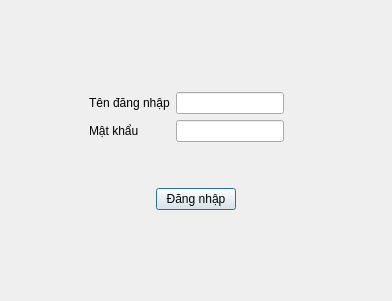
<?xml version="1.0" encoding="UTF-8"?>
<ui version="4.0">
 <class>dangnhap</class>
 <widget class="QDialog" name="dangnhap">
  <property name="geometry">
   <rect>
    <x>0</x>
    <y>0</y>
    <width>392</width>
    <height>301</height>
   </rect>
  </property>
  <property name="windowTitle">
   <string>Đăng nhập</string>
  </property>
  <layout class="QHBoxLayout" name="horizontalLayout_3">
   <item>
    <layout class="QHBoxLayout" name="horizontalLayout_2">
     <item>
      <spacer name="horizontalSpacer">
       <property name="orientation">
        <enum>Qt::Horizontal</enum>
       </property>
       <property name="sizeHint" stdset="0">
        <size>
         <width>40</width>
         <height>218</height>
        </size>
       </property>
      </spacer>
     </item>
     <item>
      <layout class="QVBoxLayout" name="verticalLayout">
       <item>
        <spacer name="verticalSpacer">
         <property name="orientation">
          <enum>Qt::Vertical</enum>
         </property>
         <property name="sizeHint" stdset="0">
          <size>
           <width>338</width>
           <height>40</height>
          </size>
         </property>
        </spacer>
       </item>
       <item>
        <layout class="QVBoxLayout" name="verticalLayout_9">
         <item>
          <layout class="QHBoxLayout" name="horizontalLayout_9">
           <item>
            <layout class="QHBoxLayout" name="horizontalLayout_10">
             <item>
              <spacer name="horizontalSpacer_11">
               <property name="orientation">
                <enum>Qt::Horizontal</enum>
               </property>
               <property name="sizeHint" stdset="0">
                <size>
                 <width>40</width>
                 <height>20</height>
                </size>
               </property>
              </spacer>
             </item>
             <item>
              <layout class="QHBoxLayout" name="horizontalLayout_11">
               <item>
                <layout class="QVBoxLayout" name="verticalLayout_10">
                 <item>
                  <widget class="QLabel" name="label_5">
                   <property name="text">
                    <string>Tên đăng nhập</string>
                   </property>
                  </widget>
                 </item>
                 <item>
                  <widget class="QLabel" name="label_6">
                   <property name="text">
                    <string>Mật khẩu</string>
                   </property>
                  </widget>
                 </item>
                </layout>
               </item>
               <item>
                <layout class="QVBoxLayout" name="verticalLayout_11">
                 <item>
                  <widget class="QLineEdit" name="lineEdit_5"/>
                 </item>
                 <item>
                  <widget class="QLineEdit" name="lineEdit_6"/>
                 </item>
                </layout>
               </item>
              </layout>
             </item>
             <item>
              <spacer name="horizontalSpacer_12">
               <property name="orientation">
                <enum>Qt::Horizontal</enum>
               </property>
               <property name="sizeHint" stdset="0">
                <size>
                 <width>40</width>
                 <height>20</height>
                </size>
               </property>
              </spacer>
             </item>
            </layout>
           </item>
           <item>
            <spacer name="verticalSpacer_7">
             <property name="orientation">
              <enum>Qt::Vertical</enum>
             </property>
             <property name="sizeHint" stdset="0">
              <size>
               <width>20</width>
               <height>40</height>
              </size>
             </property>
            </spacer>
           </item>
          </layout>
         </item>
         <item>
          <spacer name="verticalSpacer_8">
           <property name="orientation">
            <enum>Qt::Vertical</enum>
           </property>
           <property name="sizeHint" stdset="0">
            <size>
             <width>20</width>
             <height>40</height>
            </size>
           </property>
          </spacer>
         </item>
         <item>
          <layout class="QHBoxLayout" name="horizontalLayout">
           <item>
            <spacer name="horizontalSpacer_13">
             <property name="orientation">
              <enum>Qt::Horizontal</enum>
             </property>
             <property name="sizeHint" stdset="0">
              <size>
               <width>118</width>
               <height>20</height>
              </size>
             </property>
            </spacer>
           </item>
           <item>
            <widget class="QPushButton" name="pushButton_3">
             <property name="text">
              <string>Đăng nhập</string>
             </property>
            </widget>
           </item>
           <item>
            <spacer name="horizontalSpacer_14">
             <property name="orientation">
              <enum>Qt::Horizontal</enum>
             </property>
             <property name="sizeHint" stdset="0">
              <size>
               <width>48</width>
               <height>20</height>
              </size>
             </property>
            </spacer>
           </item>
          </layout>
         </item>
         <item>
          <layout class="QVBoxLayout" name="verticalLayout_12">
           <item>
            <layout class="QHBoxLayout" name="horizontalLayout_12"/>
           </item>
          </layout>
         </item>
        </layout>
       </item>
       <item>
        <spacer name="verticalSpacer_2">
         <property name="orientation">
          <enum>Qt::Vertical</enum>
         </property>
         <property name="sizeHint" stdset="0">
          <size>
           <width>358</width>
           <height>40</height>
          </size>
         </property>
        </spacer>
       </item>
      </layout>
     </item>
     <item>
      <spacer name="horizontalSpacer_2">
       <property name="orientation">
        <enum>Qt::Horizontal</enum>
       </property>
       <property name="sizeHint" stdset="0">
        <size>
         <width>40</width>
         <height>208</height>
        </size>
       </property>
      </spacer>
     </item>
    </layout>
   </item>
  </layout>
 </widget>
 <resources/>
 <connections/>
</ui>
